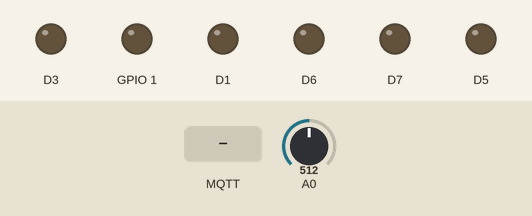
The program below on a simulated ESP8266 (Wemos D1 mini). Parts: output pins drawn as LEDs (lit = HIGH). The test bench sets the inputs (shaded band); at power-on: A0 = 512. WiFi joins after 1.5 s; servers stay silent unless stated; no MQTT or app messages arrive unless stated; what the program prints to the serial monitor is not drawn.

Above: at 2.7 s.
2.8 s: MQTT message "0" arrives on the first subscribed topic
At 3.9 s:
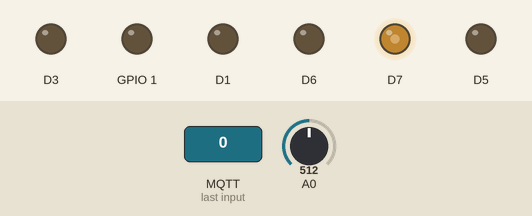
Timing chart, 0 to 5.8 s (numbered marks = the images above; inputs shaded):
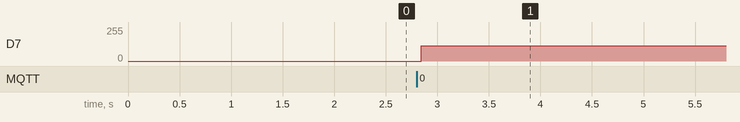

Measured:
- after the input at 2.8 s, D7: 0/255 → 113/255 at once

The program:

main.cpp
```cpp
#include <Arduino.h>
#include <cstdio>
#include "Sensor.h"
#include "Pump.h"
#include "Multiplexer.h"
#include "ESP8266WiFi.h"
#include "PubSubClient.h"


//Devices
Sensor* waterLevelSensor = nullptr;
Sensor* soilMoistureSensor = nullptr;
Pump* waterPump = nullptr;
Multiplexer* multiplexer = nullptr;

//WiFi
char* ssid = "LM25112012H87";
const char* password =  "Bramenstruik2015";

//MQTT
const char* mqttServer = "192.168.1.78";
const int mqttPort = 1883;
const char* mqttUser = "";
const char* mqttPassword = "";
String waterLevel_str;
String soilMoisture_str;
char waterLevel[20];
char soilMoisture[20];

char mqttIn[8];
int mode;
int value;
char outPayload[50];


//WiFiClient
WiFiClient espClient;
PubSubClient client(espClient);

unsigned long lastMsg = 0;
unsigned long interval = 30000UL;


void messageReader(char *topic, byte *payload, unsigned int length) {
    int newLength = length;

    Serial.println("");
    Serial.print("Message arrived in topic: ");
    Serial.println(topic);

    for (int i=0;i<length;i++){
        mqttIn[i] = (char)payload[i];
    }

    if (mqttIn[0] < '0' || mqttIn[1] != ','){
        Serial.println("Incorrect MQTT format");
    }
    else{
        mode = mqttIn[0] - '0';
        memset(mqttIn,0,sizeof(mqttIn));
        newLength -= 2;
        for (int i = 0; i < newLength;i++){
            mqttIn[i] = (char)payload[i+2];
        }
        value = atoi(mqttIn);
    }
}

void callback(char* topic, byte* payload, unsigned int length) {
    messageReader(topic, payload, length);

    switch(mode){
        case 0: {
            //set mqtt publish frequency (input in minutes to milliseconds)
            interval = value * 60000UL;
        } break;
        case 1: {
            //give water for x seconds
            waterPump->giveWater(value);
        } break;
        case 2: {
            //publish current watersensorvalue
            std::sprintf(outPayload,"%d",waterLevelSensor->getSensorValue());
            client.publish("plant1/debug/waterlevel",outPayload);
        } break;
        case 3: {
            //publish current soil moisture value
            std::sprintf(outPayload,"%d",soilMoistureSensor->getSensorValue());
            client.publish("plant1/debug/soilmoisturevalue",outPayload);
        } break;
        case 4: {
            //set water level min value
            waterLevelSensor->setMinValue(value);
        } break;
        case 5: {
            //set water level max value
            waterLevelSensor->setMaxValue(value);
        } break;
        case 6: {
            //set moisture min value
            soilMoistureSensor->setMinValue(value);
        } break;
        case 7: {
            //set moisture max value
            soilMoistureSensor->setMaxValue(value);
        } break;
        case 8: {
            //publish sensor values
            std::printf(outPayload,"%d",waterLevelSensor->getPercentageValue());
            client.publish("home/plant/1/waterLevel",outPayload);
            std::printf(outPayload,"%d",soilMoistureSensor->getPercentageValue());
            client.publish("home/plant/1/moisture",outPayload);
        }
    }


}

void setup() {
    Serial.begin(115200);
    multiplexer = new Multiplexer(D7,D6,D5);
    waterLevelSensor = new Sensor(multiplexer,1,200,799);
    soilMoistureSensor = new Sensor(multiplexer,0,310,746);
    waterPump = new Pump(D1);


    WiFi.begin(ssid, password);

    while (WiFi.status() != WL_CONNECTED) {
        delay(500);
        Serial.println("Connecting to WiFi..");
    }
    Serial.println("Connected to the WiFi network");

    client.setServer(mqttServer, mqttPort);
    client.setCallback(callback);

    while (!client.connected()) {
        Serial.println("Connecting to MQTT...");

        if (client.connect("ESP8266Client", mqttUser, mqttPassword )) {

            Serial.println("connected");

        } else {

            Serial.print("failed with state ");
            Serial.print(client.state());
            delay(2000);

        }
    }
    client.subscribe("home/plant/1/in");
}

void reconnect() {
    while (!client.connected()) {
        Serial.println("Connecting to MQTT...");
        if (client.connect("ESP8266Client", mqttUser, mqttPassword)) {
            Serial.println("connected");
        } else {
            Serial.print("failed with state ");
            Serial.print(client.state());
            delay(2000);
        }
    }
}

void loop() {
    if (!client.connected()){
        reconnect();
    }

    client.loop();

    unsigned long now = millis();

    if(now - lastMsg > interval) {
        lastMsg = now;

        waterLevel_str = String(waterLevelSensor->getPercentageValue());
        waterLevel_str.toCharArray(waterLevel,waterLevel_str.length()+1);
        client.publish("Plant1/waterLevel",waterLevel);

        soilMoisture_str = String(soilMoistureSensor->getPercentageValue());
        soilMoisture_str.toCharArray(soilMoisture,soilMoisture_str.length()+1);
        client.publish("Plant1/soilMoisture", soilMoisture);

    }
}
```

Multiplexer.cpp
```cpp
//
// Created by Daan Trommel on 25/04/2022.
//

#include "Multiplexer.h"

Multiplexer::Multiplexer(int pin1, int pin2, int pin3) {
    selectPins[0] = pin1;
    selectPins[1] = pin2;
    selectPins[2] = pin3;

    pinMode(pin1,OUTPUT);
    pinMode(pin2,OUTPUT);
    pinMode(pin3,OUTPUT);
}

int Multiplexer::ReadValue(int pin) {
    for (int i = 0; i < 3; i++){
        digitalWrite(selectPins[i], pin & (1 << i)?HIGH:LOW);
    }
    int analogValue = analogRead(A0);
    Serial.println(analogValue);
    return analogValue;
}
```

Multiplexer.h
```cpp
//
// Created by Daan Trommel on 25/04/2022.
//

#ifndef WEMOSSMARTPLANTER_MULTIPLEXER_H
#define WEMOSSMARTPLANTER_MULTIPLEXER_H

#include <Arduino.h>

class Multiplexer {
public:
    Multiplexer(int pin1, int pin2, int pin3);
    int ReadValue(int pin);

private:
    int selectPins[3];
};


#endif //WEMOSSMARTPLANTER_MULTIPLEXER_H
```

Pump.cpp
```cpp
//
// Created by Daan Trommel on 20/04/2022.
//

#include "Pump.h"

Pump::Pump(int pin) {
    this->pin = pin;
    pinMode(pin,OUTPUT);
    digitalWrite(pin,LOW);
}

void Pump::giveWater(int seconds) {
    digitalWrite(pin,HIGH);
    Serial.println("On");
    delay(seconds*1000);
    digitalWrite(pin,LOW);
    Serial.println("Off");
}
```

Pump.h
```cpp
//
// Created by Daan Trommel on 20/04/2022.
//

#ifndef UNTITLED1_PUMP_H
#define UNTITLED1_PUMP_H

#include <Arduino.h>

class Pump {
public:
    Pump(int pin);
    void giveWater(int seconds);
private:
    int pin;
};


#endif //UNTITLED1_PUMP_H
```

Sensor.cpp
```cpp
//
// Created by Daan Trommel on 20/04/2022.
//

#include "Sensor.h"

Sensor::Sensor(Multiplexer* multiplexer, int pin, int minValue, int maxValue) {
    _multiplexer = multiplexer;
    sensorPin = pin;
    this->minValue = minValue;
    this->maxValue = maxValue;
    pinMode(pin,OUTPUT);
    digitalWrite(pin,LOW);
}

int Sensor::getPercentageValue() {
    int percentage = map(readSensor(),maxValue,minValue,100,0);
    return percentage;
}

int Sensor::getSensorValue() {
    return readSensor();
}

int Sensor::readSensor() {
    return _multiplexer->ReadValue(sensorPin);
}

void Sensor::setMinValue(int minValue) {
    minValue = minValue;
}

void Sensor::setMaxValue(int maxValue) {
    maxValue = maxValue;
}
```

Sensor.h
```cpp
//
// Created by Daan Trommel on 20/04/2022.
//

#ifndef UNTITLED1_SENSOR_H
#define UNTITLED1_SENSOR_H

#include <Arduino.h>
#include "Multiplexer.h"

class Sensor {
public:
    Sensor(Multiplexer* multiplexer, int pin, int minValue, int maxValue);
    int getSensorValue();
    int getPercentageValue();
    void setMinValue(int minValue);
    void setMaxValue(int maxValue);

private:
    Multiplexer* _multiplexer = nullptr;
    int sensorPin;
    int minValue;
    int maxValue;
    int readSensor();
};


#endif //UNTITLED1_SENSOR_H
```
